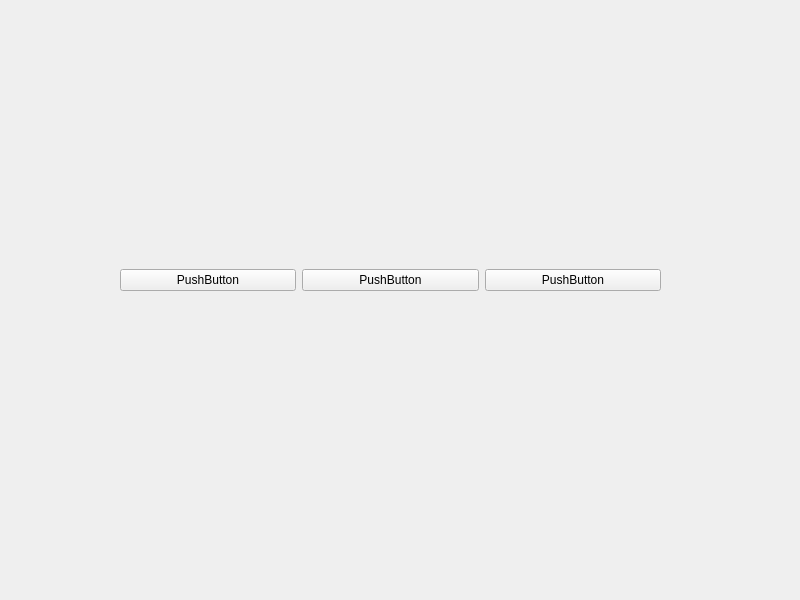
<?xml version="1.0" encoding="UTF-8"?>
<ui version="4.0">
 <class>MainWindow</class>
 <widget class="QMainWindow" name="MainWindow">
  <property name="geometry">
   <rect>
    <x>0</x>
    <y>0</y>
    <width>800</width>
    <height>600</height>
   </rect>
  </property>
  <property name="windowTitle">
   <string>MainWindow</string>
  </property>
  <widget class="QWidget" name="centralwidget">
   <widget class="QWidget" name="horizontalLayoutWidget">
    <property name="geometry">
     <rect>
      <x>120</x>
      <y>100</y>
      <width>541</width>
      <height>361</height>
     </rect>
    </property>
    <layout class="QHBoxLayout" name="horizontalLayout">
     <item>
      <widget class="QPushButton" name="pushButton_3">
       <property name="text">
        <string>PushButton</string>
       </property>
      </widget>
     </item>
     <item>
      <widget class="QPushButton" name="pushButton_2">
       <property name="text">
        <string>PushButton</string>
       </property>
      </widget>
     </item>
     <item>
      <widget class="QPushButton" name="pushButton">
       <property name="text">
        <string>PushButton</string>
       </property>
      </widget>
     </item>
    </layout>
   </widget>
  </widget>
 </widget>
 <resources/>
 <connections/>
</ui>
